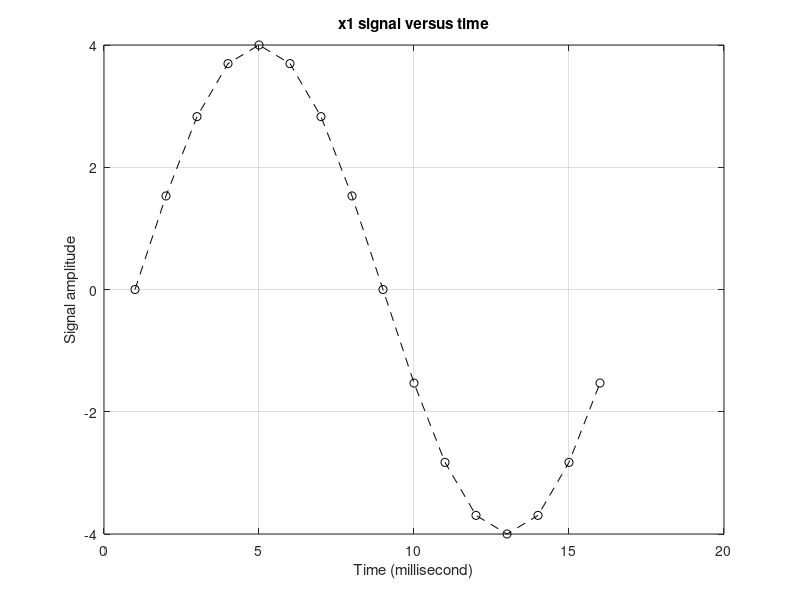
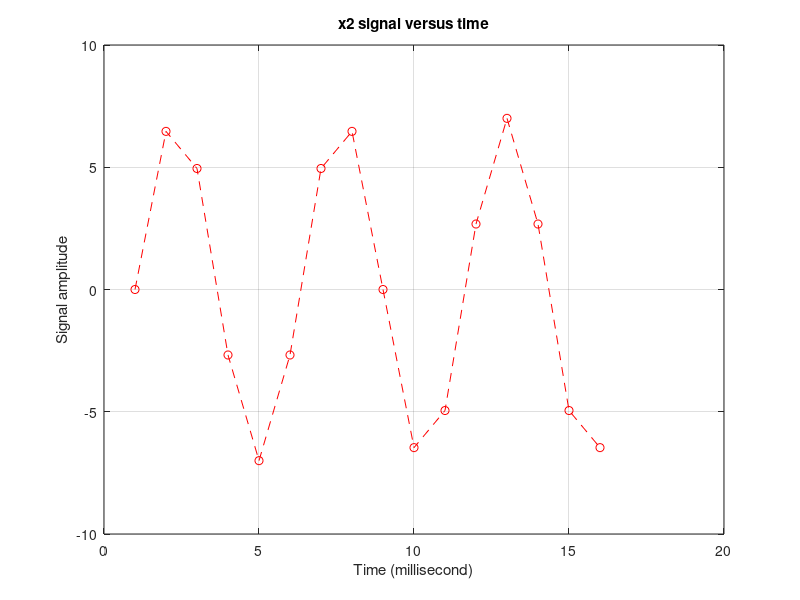
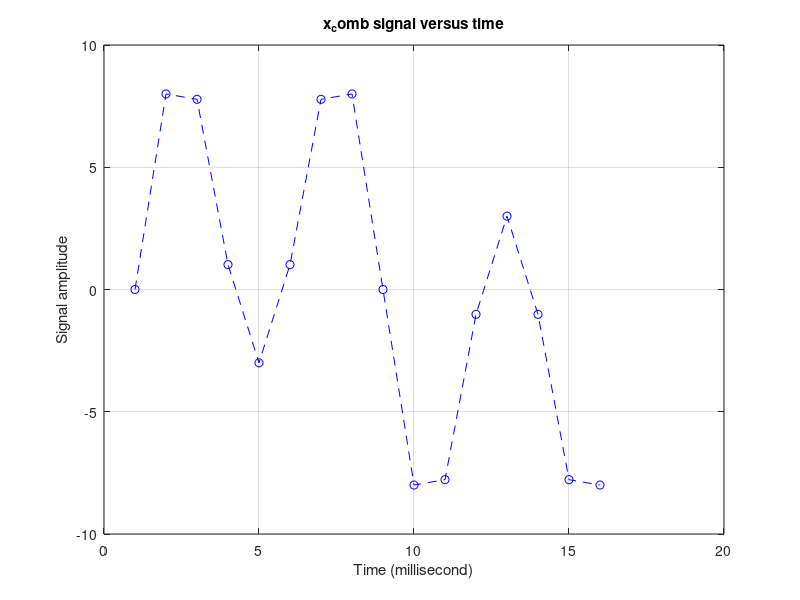

Recreate these plots in MATLAB, in order. (Note: this script raises an error after producing the figures.)

%% DFT Linearity: The DFT of the sum of two signals is equal to the sum of the transforms of each signal
clc;    clear;   close all;
   Fs = 16000;      % Sampling frequency (16KHz)
   ts = 1/Fs;       % seconds
   DFT_points = 16;      N = DFT_points;
     a = 4;   Fc_1 = 1000;   b = 7;   Fc_2 = 3000;
     ind = 1;   x = [];
    for n = 1:DFT_points
        m = n-1;
        x1(ind) = a*sin(2*pi*Fc_1*m*ts);
        x2(ind) = b*sin(2*pi*Fc_2*m*ts);
        ind = ind + 1;
    end
    x_comb = x1 + x2;     
    
    t = 1:DFT_points;

% Plot first N discrete values of x1 signal:
   figure(1);   plot(t,x1,'k--o');   grid on;
   xlabel('Time (millisecond)');     ylabel('Signal amplitude')
   title('x1 signal versus time');   zoom xon;

% Plot first N discrete values of x2 signal:
   figure(2);   plot(t,x2,'r--o');   grid on;
   xlabel('Time (millisecond)');     ylabel('Signal amplitude')
   title('x2 signal versus time');   zoom xon;
   
% Plot first N discrete values of x_comb signal:

   figure(3);   plot(t,x_comb,'b--o');   grid on;
   xlabel('Time (millisecond)');     ylabel('Signal amplitude')
   title('x_comb signal versus time');   zoom xon;

%% DFT of x_seq1 (using exponential equation):
Dft_x1 = zeros(N,1);     
% [X_exp, Xe_mag, Xe_ang_deg] = dft_mag_ang(x, N)
[Dft_x1, Dft_x1_mag, Dft_x1_deg]  = dft_mag_ang(x1, N);
   
%% DFT of x_seq2 (using exponential equation):
Dft_x2 = zeros(N,1);     
% Dft_x2 = dft(x2, N);   
[Dft_x2, Dft_x2_mag, Dft_x2_deg]  = dft_mag_ang(x2, N);
   
%% DFT of x_comb (using exponential equation):
Dft_x_comb = zeros(N,1);     
% Dft_x_comb = dft(x_comb, N);
[Dft_x_comb, Dft_x_comb_mag, Dft_x_comb_deg]  = dft_mag_ang(x_comb, N);
% Combine the DFT outputs of x1 and x2:
DFTsum_x1x2 = Dft_x1 + Dft_x2;
%
DFTsum_x1x2_mag = Dft_x1_mag + Dft_x2_mag;
mf = 0:DFT_points-1;
figure(4); 
stem(mf,Dft_x_comb_mag,'LineStyle','--',...
     'MarkerSize',15,'Marker','s',...
     'MarkerFaceColor','black',...
     'MarkerEdgeColor','green')
grid on;
title('Magnitude of Dft_x_comb')
xlabel('m (KHz)')
ylabel('Magnitude')

figure(5); 
stem(mf,DFTsum_x1x2_mag,'LineStyle','--',...
     'MarkerSize',15,'Marker','s',...
     'MarkerFaceColor','blue',...
     'MarkerEdgeColor','green')
grid on;
title('Magnitude of DFTsum_x1x2')
xlabel('m (KHz)')
ylabel('Magnitude')


% Verify DFT Linearity property: 
DFT_Linearity_error = max(abs(DFTsum_x1x2 - Dft_x_comb));
    if DFT_Linearity_error < 1e-9
       'DFT_Linearity_is_proved'  
    end  
    





   